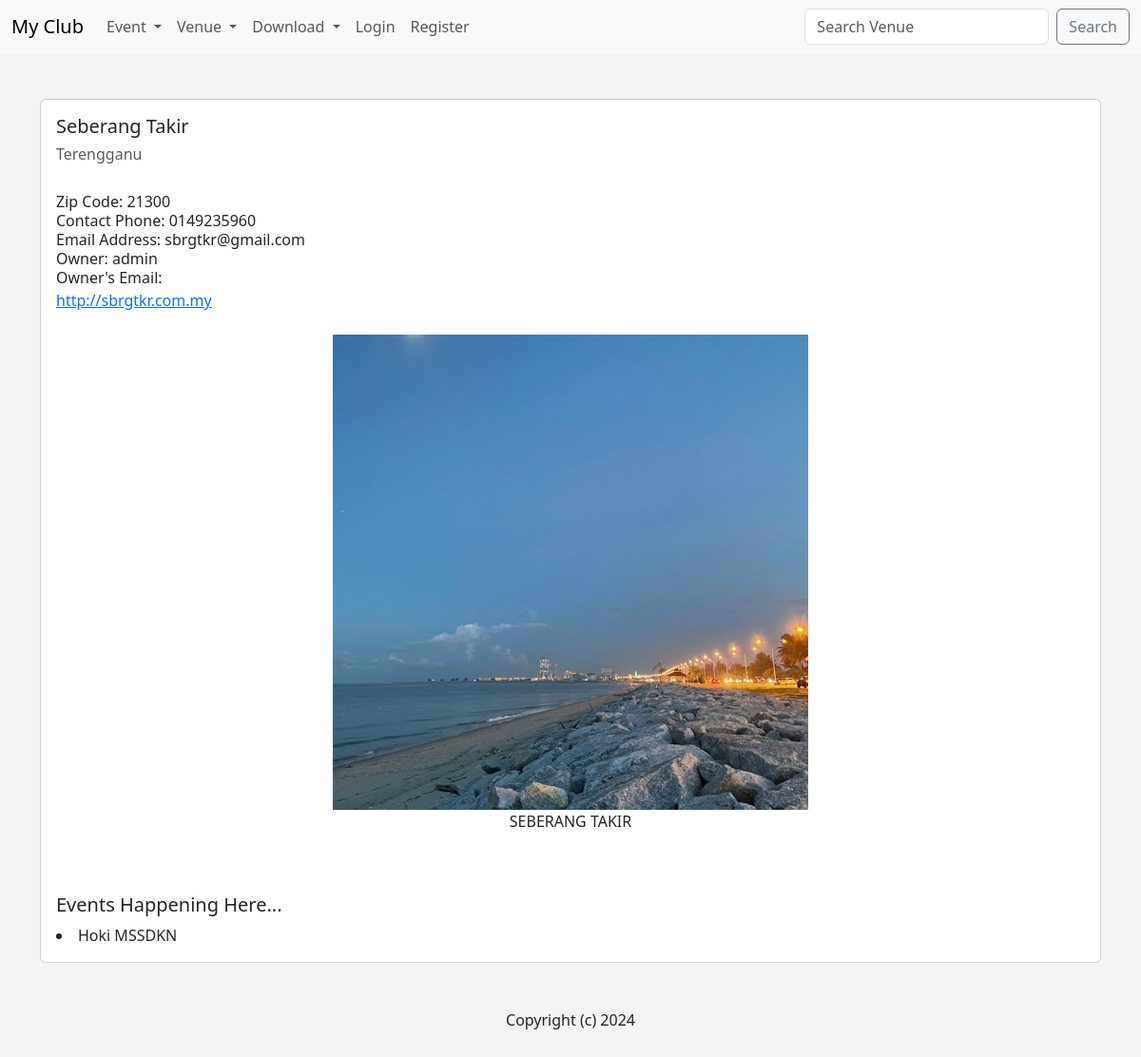
The app's page /show_venue/13 with its own data.
### events/models.py (models this page shows, shortened)
class Venue(models.Model):
    name = models.CharField('Venue Name', max_length=120)
    address = models.CharField(max_length=300)
    zip_code = models.CharField('Zip Code', max_length=15)
    phone = models.CharField('Contact Phone', max_length=25, blank=True)
    web = models.URLField('Website Address', blank=True )
    email_address = models.EmailField('Email Address', blank=True)
    owner = models.IntegerField('Venue Owner',  blank=True, default= 1)
    venue_image = models.ImageField(null=True, blank=True, upload_to="images/")
    def __str__(self):
        return self.name

class Event(models.Model):
    name = models.CharField('Event Name', max_length=120)
    event_date = models.DateTimeField('Event Date')
    venue = models.ForeignKey(Venue, blank=True, null=True, on_delete=models.CASCADE)
    manager = models.ForeignKey(User, blank=True, null=True, on_delete=models.SET_NULL)
    description = models.TextField(blank=True)
    attendies = models.ManyToManyField(MyClubUser, blank=True)
    approved = models.BooleanField('Approved', default=False)
    def __str__(self):
        return self.name

### events/views.py (the view)
# urls.py: path('show_venue/<venue_id>', views.show_venue, name="show_venue"),
def show_venue(request, venue_id):
    venue = Venue.objects.get(pk=venue_id)
    venue_owner = User.objects.get(pk=venue.owner) #connect venue owner dgn id manager
    events = venue.event_set.all()
    return render(request, 'events/show_venue.html', {
        "venue" : venue,
        "events" : events,
        "venue_owner" : venue_owner,
    })

### events/templates/events/show_venue.html
{% extends 'events/base.html' %}
{% block content %}
<div class="card">
    <div class="card-body">
      <h5 class="card-title">{{ venue }}</h5>
      <h6 class="card-text mb-2 text-body-secondary"> {{ venue.address }}</h6>
      <br>
      <p class="card-subtitle">Zip Code: {{ venue.zip_code }}</p>
      <p class="card-subtitle"> Contact Phone: {{ venue.phone }}</p>
      <p class="card-subtitle"> Email Address: {{ venue.email_address }}</p>
      <p class="card-subtitle"> Owner: {{ venue_owner }}</p>
      <p class="card-subtitle"> Owner's Email: {{ venue_owner.email }}</p>
      <a href="{{ venue.web }}" class="card-link">{{ venue.web }}</a>
      <br><br>
      <center>
        {% if venue.venue_image  %}
        <img src="{{ venue.venue_image.url }}" alt=""  width=500>
        <p>{{ venue|upper }}</p>
        <br><br>
        {% endif %}
      </center>
      <h5>Events Happening Here...</h5>
      {% if events %}
        {% for event in events %}
        <li>{{ event }}</li>
        {% endfor %}
      {% else %}
        <p>No Event Available Here...</p>
      {% endif %}
    </div>
  </div>
    <br><br>
{% endblock%}

### events/templates/events/base.html (style rules this page uses)
body { background: #f4f4f4; }

### records on screen
Venue: name "Seberang Takir", address "Terengganu", zip_code "21300", phone "0149235960", email_address "sbrgtkr@gmail.com", web "http://sbrgtkr.com.my", venue_image (picture), name "SEBERANG TAKIR"
Event: name "Hoki MSSDKN"

### other values on screen
{{ venue_owner }} "admin"
